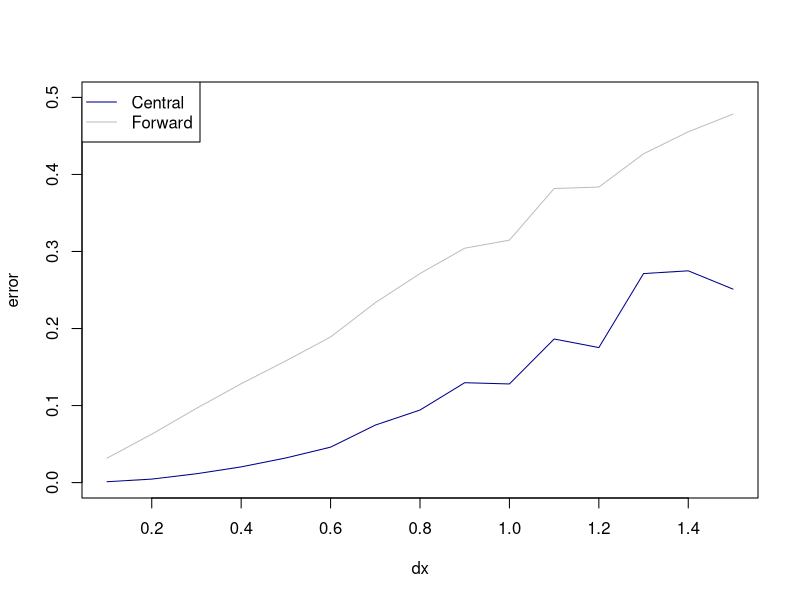
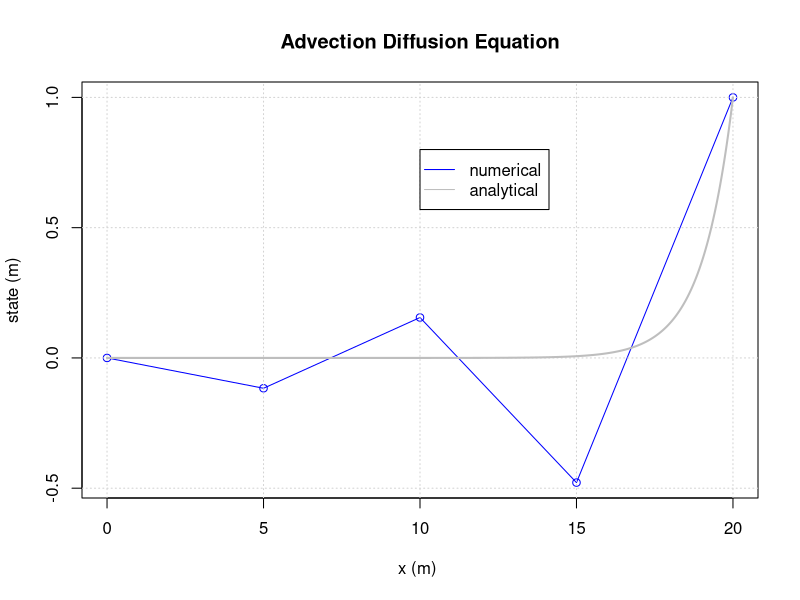
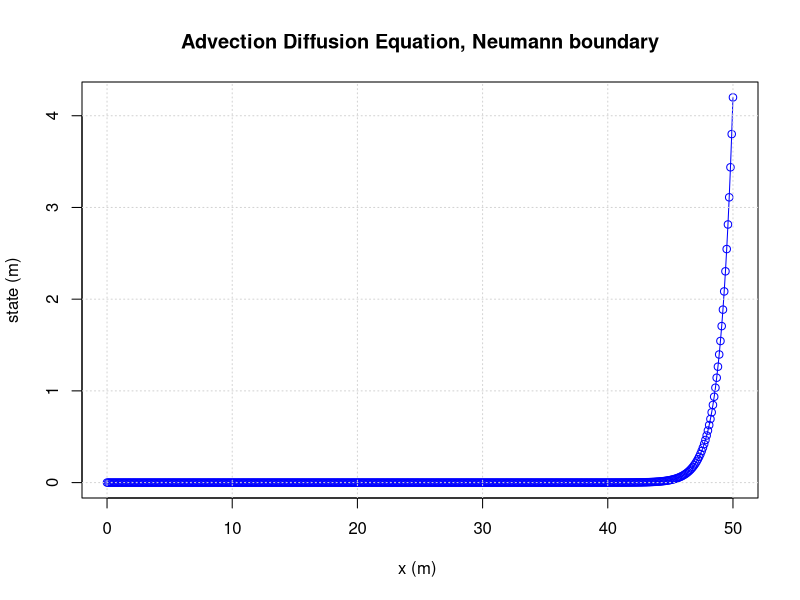

Generate these figures, in order, with R:
## ---- chunk 1
M=matrix(0,nrow=3,ncol=3)
# bring flux between 1 and 2 in matrix
M[1,1] = M[1,1]-7
M[1,2] = M[1,2]+7
M[2,2] = M[2,2]-7
M[2,1] = M[2,1]+7
# bring flux between 1 and 3 in matrix
M[1,1] = M[1,1]-5
M[1,3] = M[1,3]+5
M[3,3] = M[3,3]-5
M[3,1] = M[3,1]+5
# bring flux between 2 and 3 in matrix
M[2,2] = M[2,2]-8
M[2,3] = M[2,3]+8
M[3,3] = M[3,3]-8
M[3,2] = M[3,2]+8
# bring in the boundary condition
M[1,]  = 0
M[1,1] = 1
# right hand side
b = c(2,-1,-2)
print(solve(M,b))
## ---- chunk 2
M = matrix(0,nrow=3,ncol=3)
# the following gives an elegant programming solution
f = c(1,2,3)
t = c(2,3,1)
a = c(7,8,5)
for (i in 1:length(f))
{
  M[f[i],f[i]] = M[f[i],f[i]] - a[i]
  M[f[i],t[i]] = M[f[i],t[i]] + a[i]
  M[t[i],t[i]] = M[t[i],t[i]] - a[i]
  M[t[i],f[i]] = M[t[i],f[i]] + a[i]
}
## ---- chunk 3
M = matrix(0,nrow=8,ncol=8)
# the following gives an elegant programming solution
f = c(1,2,3,5,6,7,2,3,4)
t = c(2,3,4,6,7,8,6,7,8)
a = c(5,5,5,5,5,5,5,5,5)
for (i in 1:length(f))
{
  M[f[i],f[i]] = M[f[i],f[i]] - a[i]
  M[f[i],t[i]] = M[f[i],t[i]] + a[i]
  M[t[i],t[i]] = M[t[i],t[i]] - a[i]
  M[t[i],f[i]] = M[t[i],f[i]] + a[i]
}
M[1,]  = 0
M[1,1] = 1
M[5,]  = 0
M[5,5] = 1
# right hand side
v = c(0,0,0,-10,0,0,0,-10)
# solve
s = solve(M,v)
print(s)
## ---- chunk 4
M = matrix(0,nrow=5,ncol=5)
# the following gives an elegant programming solution
f = c(1,1,1,1,3,4,5)
t = c(2,3,4,5,4,5,2)
a = c(5,10,10,5,5,5,5)
for (i in 1:length(f))
{
  M[f[i],f[i]] = M[f[i],f[i]] - a[i]
  M[f[i],t[i]] = M[f[i],t[i]] + a[i]
  M[t[i],t[i]] = M[t[i],t[i]] - a[i]
  M[t[i],f[i]] = M[t[i],f[i]] + a[i]
}
M[2,]  = 0
M[2,2] = 1

# right hand side
v = c(0,0,-10,0,0)
# solve
s = solve(M,v)
print(s)
## ---- chunk 5
f = function(dx=(pi/2))
{
  # scheme C = central
  # scheme F = forward
  
  #### setting up initial parameters
  dx    = dx
  left  = 0
  right = 2*pi
  xcoor = seq(left, right, by=dx) # builds a list of all coordinates
  N     = length(xcoor)
  s     = sin(xcoor)
  c     = cos(xcoor)
  
  ##### CENTRAL SCHEME WITH FORWARD AND BACKWARD VALUES ON THE OUTER NODES
  
  M     = matrix(0, nrow=length(xcoor), ncol=length(xcoor)) # an empty matrix for the differencing scheme
  
  # populating vector and matrix
  for(j in 2:(length(xcoor)-1))
  {
    M[j,j+1] = 1/(2*dx)
    M[j,j-1] = -1/(2*dx)
  }
  M[1,1  ] = -1/dx
  M[1,2  ] = 1/dx
  M[N,N  ] = 1/dx
  M[N,N-1] = -1/dx
  
  # solve matrix equation
  V_c = M %*% s
  
  ##### FORWARD SCHEME WITH BACKWARD RIGHT NODE
  
  M = matrix(0,nrow=length(xcoor),ncol=length(xcoor)) # an empty matrix for the differencing scheme
  
  # populating vector and matrix
  for(j in 1:(length(xcoor)-1))
  {
    M[j,j]   = -1/dx
    M[j,j+1] = 1/dx
  }
  M[N,N  ] = 1/dx
  M[N,N-1] = -1/dx
  
  # solve matrix equation
  V_f = M %*% s
  
  ## error C
  error_c    = mean(abs(V_c - c))
  
  ## error F
  error_f    = mean(abs(V_f - c))
  
  return(list(error_c,error_f))
}
x = seq(0.1,pi/2,by=0.1)
error_list = data.frame("C" = rep(0,length=length(x)), "F" = rep(0,length=length(x)))
for(i in 1:length(x)){
  error = f(x[i])
  error_list[i,] = error
}

plot(x, error_list$F, type="l", col="grey", ylim=c(0,0.5), xlab="dx", ylab="error")
lines(x, error_list$C, type="l", col="darkblue")
legend("topleft", c("Central", "Forward"), col = c("darkblue","grey"), lty = c(1,1), pch = c(-1,-1))
## ---- chunk 6
dx    = 5    # step size
D     = 5    # diffusion coefficient
u     = 5    # advection coefficient
bl    = 0    # left boundary
br    = 1    # right boundary
n     = 5    # amount of nodes
## ---- chunk 7
dx    = 5    # step size
D     = 5    # diffusion coefficient
u     = 5    # advection coefficient
bl    = 0    # left boundary
br    = 1    # right boundary
n     = 5    # amount of nodes

left  = 0    # left coordinate
xcoor = seq(left,dx*(n-1), by=dx)

V     = c()  # build an empty vector for the solutions
M     = matrix(0,nrow=length(xcoor),ncol=length(xcoor)) 

for(j in 2:(length(xcoor)-1))
{
  M[j,j-1] = -u/(2*dx) - D/(dx^2)
  M[j,j  ] = 2*D/(dx^2)
  M[j,j+1] = u/(2*dx) - D/(dx^2)
  V[j]     = 0
}

# Left boundary
M[1,1] = 1
V[1]   = bl

# Right boundary
M[n,n] = 1
V[n]   = br

# Solve the system
s = solve(M,V)

# Plotting
plot(xcoor,s,ylab="state (m)",xlab="x (m) ",type='o',col='blue')
title(main='Advection Diffusion Equation')
grid()

# Calculate and plot the analytical solution
L = dx*(n-1)
xcooranalyt = seq(0,L, by=0.01)
sanalyt = c()
Danalyt = D
uanalyt = u
Peanalyt = uanalyt*L/Danalyt

for(j in 1:(length(xcooranalyt)))
{
  sanalyt[j] = bl+(exp(xcooranalyt[j]*Peanalyt/L)-1.)/(exp(Peanalyt)-1.)*(br-bl)
}

lines(xcooranalyt,sanalyt,col="grey",lwd=2) # analytical solution
legend(10, 0.8, c("numerical", "analytical"), col = c("blue","grey"), lty = c(1,1), pch = c(-1,-1))
## ---- chunk 8
dx    = 0.1    # step size
D     = 5    # diffusion coefficient
u     = 5    # advectio coefficient
bl    = 0    # left boundary
br    = 0.4    # right boundary

left  = 0    # left coordinate
right = 50
xcoor = seq(left,right, by=dx)
N     = length(xcoor)

v     = c()  # build an empty vector for the derivatives
M     = matrix(0,nrow=length(xcoor),ncol=length(xcoor)) 

for(j in 2:(length(xcoor)-1))
{
  M[j,j-1] = -u/(2*dx) - D/(dx^2)
  M[j,j  ] = 2*D/(dx^2)
  M[j,j+1] = u/(2*dx) - D/(dx^2)
  v[j]     = 0
}

# Left boundary
M[1,1] = 1
v[1]   = bl

# Right boundary

M[N,N]   = 1
M[N,N-1] = -1
v[N]     = br

# Solve the system
s = solve(M,v)

# Plotting
plot(xcoor,s,ylab="state (m)",xlab="x (m) ",type='o',col='blue')
title(main='Advection Diffusion Equation, Neumann boundary')
grid()
